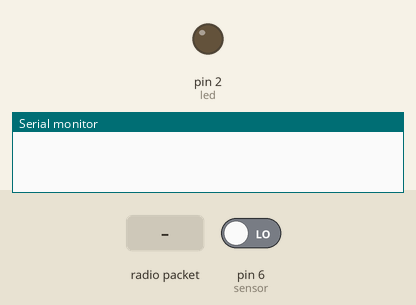
Simulated run of this sketch. Board: Arduino Uno, built with avr-gcc and run on an emulated ATmega328P. On the bench: output pins drawn as LEDs (lit = HIGH), the last lines printed to the serial monitor. The test bench sets the inputs (shaded band); at power-on: pin 6 (sensor) LOW. No radio packets arrive unless stated.

Above: at 1.2 s.
1.3 s: radio packet "A" arrives
At 2.5 s:
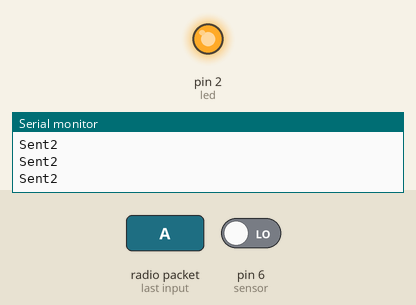
2.8 s: radio packet "4" arrives
At 3.2 s:
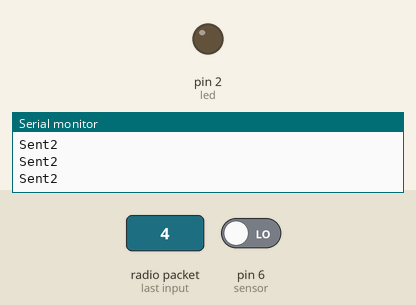
Timing chart, 0 to 5.8 s (numbered marks = the images above; inputs shaded):
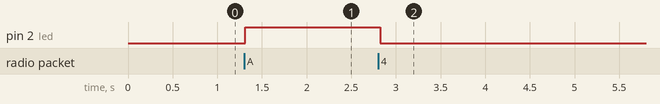

Measured:
- after the input at 1.3 s, pin 2 (led): LOW → HIGH at once
- after the input at 2.8 s, pin 2 (led): HIGH → LOW at once

The sketch:

Post2.ino
```cpp
#include<SPI.h>
#include<nRF24L01.h>
#include<RF24.h>

RF24 radio(7,8);
const byte address[6]="00001";
const int led=2,sensor=6;
int sensorstate=0;

void setup(){
  Serial.begin(9600);
  radio.begin();
  radio.setPALevel(RF24_PA_MIN);
  pinMode(led,OUTPUT);
  pinMode(sensor,INPUT);
}

void loop(){
  digitalWrite(led,LOW);
  start:
  radio.openReadingPipe(0,address);
  radio.startListening();
  if(radio.available()){
    char recievea[32]="";
    radio.read(&recievea,sizeof (recievea));
    delay(10);
    Serial.print("Recieve:");
    Serial.println(recievea);
    if(recievea[0]=='A'){
      digitalWrite(led,HIGH);
      delay(10);
      goto condition_a;
    }
  }
goto start;

condition_a:
  sensorstate=digitalRead(sensor);
  if(sensorstate==LOW){
    radio.stopListening();
    radio.openWritingPipe(address);
    const char transmita[]="2";
    radio.write(&transmita,sizeof(transmita));
    delay(10);
    Serial.print("Sent");
    Serial.println(transmita);
  }
  delay(10);
  radio.openReadingPipe(0,address);
  radio.startListening();
  if(radio.available()){
    char recieveb[32]="";
    radio.read(&recieveb,sizeof(recieveb));
    delay(10);
    Serial.print("Recieve:");
    Serial.println(recieveb);
    if(recieveb[0]=='4'){
      digitalWrite(led,LOW);
    }
    if(recieveb[0]=='5'){
      digitalWrite(led,LOW);
      delay(10);
      goto start;
    }
  }
  goto condition_a;
}
```
